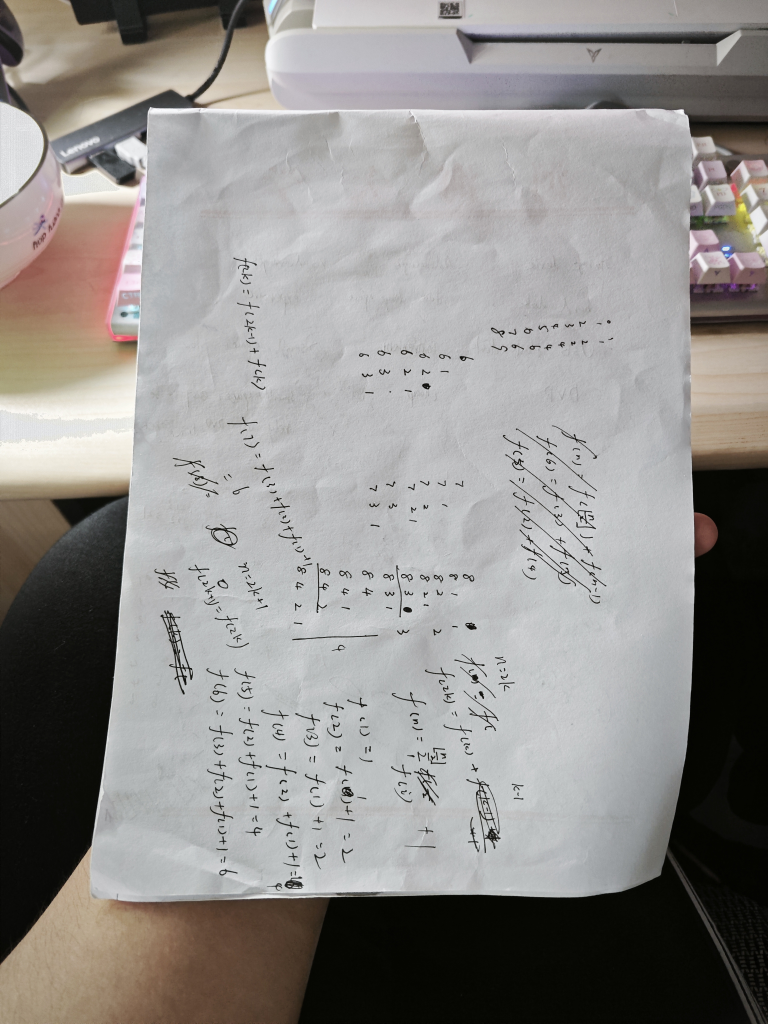
#> input picture IMG_20260523_133802.jpg, 3072 x 4096 px (shown at 1/4 size)
$ python -i detection.py   (imports and definitions only)   (older library calls are emulated)
#> lines starting #> are read from the running program, lines starting #| are printed output that depends on the picture
#> further down, picture is the input picture: shape (4096, 3072, 3); mean B, G, R 139.7, 142.1, 144.7
"""
文档角点检测模块 — 8 种级联策略 + 四边形评分系统
====================================================

这是项目最核心的模块，负责从图像中定位文档的四个角点。
因为单一的边缘检测方法无法适应所有场景（光照、背景、纸张颜色等），
所以设计了 8 种互补的检测策略按优先级级联执行，每种子策略返回候选四边形，
由评分系统选出最优结果。

评分维度（见 _score_quad）:
- 面积占比（纸张应占画面一定比例）
- 对边平行度（透视变形后对边仍大致平行）
- 内角合理性（四个角应在合理角度范围）
- 矩形度（轮廓面积/外接矩形面积）
- 贴边惩罚（角点贴到图像边缘说明检测可能出错）

策略执行顺序:
1. 射线搜索（_radial_search）— 最优先，不依赖完整闭合边缘
2. Sobel 固定阈值（_sobel_fixed_edge）
3. 亮度区域分割（_find_by_bright_region）
4. Canny 多参数扫描（_canny_sweep）
5. 自适应阈值（_adaptive_threshold）
6. Sobel 梯度（_sobel_gradient）
7. 颜色分割（_color_segmentation）
8. Hough 直线检测（_hough_lines）
9. 安全网回退（_fallback_detect）
"""

import cv2
import numpy as np

from .config import default_config as _cfg


# ---------------------------------------------------------------------------
# 基础工具 — Canny 阈值自动计算、轮廓提取、排序
# ---------------------------------------------------------------------------

# [96 lines left out: functions auto_canny, canny_edge, _find_contours, _sort_by_area, _extract_quad, not called in this run]


def _score_quad(quad: np.ndarray, w: int, h: int) -> float:
    """对候选四边形进行综合评分，分数越高说明越可能是纸张边界。

    评分维度（总分无上限，通常 0~100 之间）:
    1. 面积占比：面积 / 图像总面积，完美范围 20%~93%
    2. 对边平行度：上下边、左右边的长度比，越接近 1 越好
    3. 内角合理性：四个内角应在 45°~135° 之间
    4. 矩形度：轮廓面积 / 外接矩形面积，纸张通常接近矩形
    5. 贴边惩罚：角点贴到图像边缘说明可能检测错误

    拒绝条件（返回极低分）:
    - 最小边长 < 10px
    - 面积占比 < 6% 或 > 98%
    - 贴边角点 ≥ 3 个
    - 矩形度 < 0.5

    Args:
        quad: (4, 2) 的角点数组
        w: 图像宽度
        h: 图像高度

    Returns:
        综合评分（越高越好，负分表示该四边形不可用）
    """
    quad = order_corners(quad)
    tl, tr, br, bl = quad

    # ---- 边长合法性 ----
    w_top = np.linalg.norm(tr - tl)
    w_bot = np.linalg.norm(br - bl)
    h_lef = np.linalg.norm(bl - tl)
    h_rig = np.linalg.norm(br - tr)
    min_side = min(w_top, w_bot, h_lef, h_rig)
    if min_side < _cfg.scoring.min_side:
        return -1000

    # ---- 面积比例 ----
    area = cv2.contourArea(quad.reshape(4, 1, 2))
    img_area = w * h
    ratio = area / img_area

    if ratio < _cfg.scoring.area_min_ratio:
        return -1000
    if ratio > _cfg.scoring.area_max_ratio:
        return -500  # 整张图，说明没检测到纸张

    area_score = (_cfg.scoring.area_full_score
                  if _cfg.scoring.area_full_min <= ratio <= _cfg.scoring.area_full_max
                  else (_cfg.scoring.area_partial_score
                        if _cfg.scoring.area_partial_min <= ratio < _cfg.scoring.area_full_min
                        else 0))

    # ---- 角点贴边检测 ----
    margin = _cfg.scoring.border_margin
    border_hit = 0
    for pt in quad:
        x, y = pt
        if x <= margin or x >= w - 1 - margin or y <= margin or y >= h - 1 - margin:
            border_hit += 1

    if border_hit >= _cfg.scoring.border_max_hits:
        return -1000
    border_penalty = border_hit * _cfg.scoring.border_penalty

    # ---- 对边平行度 ----
    def _side_ratio(a, b):
        return min(a, b) / max(a, b) if max(a, b) > 0 else 0
    parallel_score = (_side_ratio(w_top, w_bot) + _side_ratio(h_lef, h_rig)) * _cfg.scoring.parallel_weight

    # ---- 内角合理性 ----
    angle_score = 0
    pts = quad.astype(np.float64)
    for i in range(4):
        p0, p1, p2 = pts[i], pts[(i + 1) % 4], pts[(i + 2) % 4]
        v1, v2 = p0 - p1, p2 - p1
        n1, n2 = np.linalg.norm(v1), np.linalg.norm(v2)
        if n1 < 1 or n2 < 1:
            continue
        cos_a = np.clip(np.dot(v1, v2) / (n1 * n2), -1, 1)
        deg = np.degrees(np.arccos(cos_a))
        if _cfg.scoring.angle_full_min <= deg <= _cfg.scoring.angle_full_max:
            angle_score += _cfg.scoring.angle_full_score
        elif _cfg.scoring.angle_partial_min <= deg <= _cfg.scoring.angle_partial_max:
            angle_score += _cfg.scoring.angle_partial_score

    # ---- 矩形度：轮廓面积 / boundingRect 面积 ----
    x, y, bw, bh = cv2.boundingRect(quad.reshape(4, 1, 2).astype(np.int32))
    bbox_area = bw * bh
    if bbox_area > 0:
        rect_ratio = area / bbox_area
        if rect_ratio < _cfg.scoring.rect_ratio_reject:
            return -500
        rect_score = (rect_ratio - _cfg.scoring.rect_ratio_base) * _cfg.scoring.rect_ratio_weight
    else:
        rect_score = 0

    return area_score + parallel_score + angle_score + rect_score - border_penalty


# ---------------------------------------------------------------------------
# 策略 0：射线搜索（最优先，不依赖完整边缘）
# ---------------------------------------------------------------------------

def _radial_search(gray: np.ndarray, bgr: np.ndarray | None,
                   min_area: float) -> np.ndarray | None:
    """[策略 0 — 射线搜索] 从图像中心发射射线，沿梯度最大处找边界。

    这是最优先的策略，因为它不依赖完整的闭合边缘。
    即使纸张边缘有断裂、阴影干扰，射线仍能找到梯度峰值。

    步骤：
    1. 高斯模糊降噪
    2. Sobel 计算梯度幅值图
    3. 从图像中心沿 360°（步长 1°）发射线
    4. 每条射线上找梯度响应最大的点作为边界候选
    5. 中位距离过滤离群点
    6. 象限分组 → RANSAC 直线拟合 → 求交点得到四边形
    7. 精修角点 → 评分

    Args:
        gray: 灰度图
        bgr: BGR 原图（仅用于传递给 refine）
        min_area: 最小面积阈值

    Returns:
        (4, 2) 的角点数组，或 None
    """
    h, w = gray.shape[:2]
    cy, cx = h // 2, w // 2

    blur_k = max(_cfg.radial.blur_k_min, min(h, w) // _cfg.radial.blur_k_div)
    if blur_k % 2 == 0:
        blur_k += 1
    gray_blur = cv2.GaussianBlur(gray, (blur_k, blur_k), 0)

    gx = cv2.Sobel(gray_blur, cv2.CV_64F, 1, 0, ksize=3)
    gy = cv2.Sobel(gray_blur, cv2.CV_64F, 0, 1, ksize=3)
    grad_mag = np.sqrt(gx ** 2 + gy ** 2)

    boundary_pts = []
    max_radius = max(w, h)

    for angle_deg in range(0, 360, _cfg.radial.angle_step):
        rad = np.radians(angle_deg)
        dx, dy = np.cos(rad), np.sin(rad)
        best_step, best_grad = 0, -1
        for step in range(_cfg.radial.step_start, max_radius, _cfg.radial.step_inc):
            x = int(cx + dx * step)
            y = int(cy + dy * step)
            if x < 2 or x >= w - 2 or y < 2 or y >= h - 2:
                if best_step == 0:
                    boundary_pts.append((x, y))
                break
            g = grad_mag[y, x]
            if g > best_grad:
                best_grad = g
                best_step = step
        if best_step > 0:
            bx = int(cx + dx * best_step)
            by = int(cy + dy * best_step)
            boundary_pts.append((bx, by))

    if len(boundary_pts) < _cfg.radial.min_boundary_pts:
        return None

    pts_array = np.array(boundary_pts, dtype=np.float32)
    distances = np.sqrt((pts_array[:, 0] - cx) ** 2 + (pts_array[:, 1] - cy) ** 2)
    median_dist = np.median(distances)
    if median_dist < _cfg.radial.min_median_dist:
        return None
    keep = (distances > median_dist * _cfg.radial.dist_lower_ratio) & (distances < median_dist * _cfg.radial.dist_upper_ratio)
    pts_filtered = pts_array[keep]

    if len(pts_filtered) < _cfg.radial.min_filtered_pts:
        return None

    centroid_x, centroid_y = pts_filtered[:, 0].mean(), pts_filtered[:, 1].mean()
    quad = _quadrant_fit_quad(pts_filtered, centroid_x, centroid_y, w, h)
    if quad is None:
        return None

    quad = _refine_corners_on_edges(quad, gray, w, h)
    s = _score_quad(quad, w, h)
    if s > 0:
        return quad
    return None


def _quadrant_fit_quad(points: np.ndarray, cx: float, cy: float,
                        w: int, h: int) -> np.ndarray | None:
    """将边界点按相对中心的方位分 4 组，每组 RANSAC 拟合一条边，求交点得到四边形。

    分组逻辑（角度以图像中心为原点）:
    - right:  角度 [315°, 360°) ∪ [0°, 45°)
    - bottom: 角度 [45°, 135°)
    - left:   角度 [135°, 225°)
    - top:    角度 [225°, 315°)

    如果某组点数不足 5 个，跳过该边的拟合；
    如果至少 3 组有数据，用迭代重分配精修后求交点；
    如果只有 3 组，用最后一组的平行偏移补第 4 边。

    Args:
        points: 边界点集，形状 (N, 2)
        cx, cy: 图像中心坐标
        w, h: 图像尺寸

    Returns:
        (4, 2) 的角点数组，或 None
    """
    dx = points[:, 0] - cx
    dy = points[:, 1] - cy
    a = _cfg.quadrant.angles
    angles = np.degrees(np.arctan2(dy, dx)) % 360

    groups = {
        'right': points[(angles < a[0]) | (angles >= a[3])],
        'bottom': points[(angles >= a[0]) & (angles < a[1])],
        'left': points[(angles >= a[1]) & (angles < a[2])],
        'top': points[(angles >= a[2]) & (angles < a[3])],
    }

    lines = {}
    for name, group_pts in groups.items():
        if len(group_pts) < _cfg.quadrant.min_group_pts:
            continue
        line = _ransac_line(group_pts)
        if line is not None:
            a, b, c = line
            if name == 'top' and b > 0:
                a, b, c = -a, -b, -c
            elif name == 'bottom' and b < 0:
                a, b, c = -a, -b, -c
            elif name == 'left' and a > 0:
                a, b, c = -a, -b, -c
            elif name == 'right' and a < 0:
                a, b, c = -a, -b, -c
            lines[name] = (a, b, c)

    if len(lines) < 3:
        return None

    lines = _iterative_line_fit(lines, points, _cfg.quadrant.fit_iterations)

    if len(lines) < 3:
        return None

    off = _cfg.quadrant.missing_edge_offset
    if len(lines) == 3:
        if 'top' not in lines and 'bottom' in lines:
            a, b, c = lines['bottom']
            lines['top'] = (a, b, c - off)
        elif 'bottom' not in lines and 'top' in lines:
            a, b, c = lines['top']
            lines['bottom'] = (a, b, c + off)
        elif 'left' not in lines and 'right' in lines:
            a, b, c = lines['right']
            lines['left'] = (a, b, c - off)
        elif 'right' not in lines and 'left' in lines:
            a, b, c = lines['left']
            lines['right'] = (a, b, c + off)

    if len(lines) < 4:
        return None

    order = ['top', 'right', 'bottom', 'left']
    corners = []
    for i in range(4):
        name_a, name_b = order[i], order[(i + 1) % 4]
        if name_a not in lines or name_b not in lines:
            return None
        a1, b1, c1 = lines[name_a]
        a2, b2, c2 = lines[name_b]
        det = a1 * b2 - a2 * b1
        if abs(det) < 1e-6:
            return None
        px = (b1 * c2 - b2 * c1) / det
        py = (a2 * c1 - a1 * c2) / det
        corners.append([px, py])

    quad = np.array(corners, dtype=np.float32)
    if not cv2.isContourConvex(quad.reshape(4, 1, 2)):
        return None
    return quad


def _ransac_line(points: np.ndarray) -> tuple | None:
    """对一组点做 RANSAC 直线拟合，返回 (a, b, c) 使得 ax + by + c = 0。

    随机采样 2 个点确定直线，计算所有点到直线的距离，
    统计 inlier（距离 < threshold）数量。
    迭代 N 次取 inlier 最多的直线。

    Args:
        points: 点集，形状 (N, 2)

    Returns:
        (a, b, c) 直线系数，归一化使得 √(a²+b²) = 1，或 None
    """
    if len(points) < _cfg.ransac.min_points:
        return None
    best_line = None
    best_inliers = 0
    for _ in range(_cfg.ransac.iterations):
        idx = np.random.choice(len(points), 2, replace=False)
        p1, p2 = points[idx[0]], points[idx[1]]
        if np.linalg.norm(p2 - p1) < _cfg.ransac.min_pt_distance:
            continue
        a = p1[1] - p2[1]
        b = p2[0] - p1[0]
        c = p1[0] * p2[1] - p2[0] * p1[1]
        norm = np.sqrt(a * a + b * b)
        if norm < 1e-6:
            continue
        a, b, c = a / norm, b / norm, c / norm
        dists = np.abs(a * points[:, 0] + b * points[:, 1] + c)
        inliers = np.sum(dists < _cfg.ransac.inlier_threshold)
        if inliers > best_inliers:
            best_inliers = inliers
            best_line = (a, b, c)
    return best_line


def _iterative_line_fit(lines: dict, points: np.ndarray,
                         iterations: int = 3) -> dict:
    """迭代精修边线：将每个点重新分配给最近的边，再重新拟合，重复 N 次。

    初始的象限分组可能把边界点分错组（比如右上角的点被分到 'top' 组），
    迭代过程逐步纠正，让每个点归属到离它最近的边。

    Args:
        lines: {name: (a, b, c)} 的字典，name 为 'top'/'right'/'bottom'/'left'
        points: 所有边界点
        iterations: 迭代轮数

    Returns:
        精修后的边线字典
    """
    if len(lines) < 2:
        return lines
    for _ in range(iterations):
        assigned = {name: [] for name in lines}
        for pt in points:
            best_name, best_dist = None, float('inf')
            for name, (a, b, c) in lines.items():
                dist = abs(a * pt[0] + b * pt[1] + c)
                if dist < best_dist:
                    best_dist = dist
                    best_name = name
            if best_name is not None:
                assigned[best_name].append(pt)
        new_lines = {}
        for name, pts in assigned.items():
            if len(pts) < _cfg.ransac.min_points:
                new_lines[name] = lines[name]
            else:
                pts_arr = np.array(pts, dtype=np.float32)
                new_line = _ransac_line(pts_arr)
                if new_line is not None:
                    a, b, c = new_line
                    old_a, old_b, old_c = lines[name]
                    if a * old_a + b * old_b < 0:
                        a, b, c = -a, -b, -c
                    new_lines[name] = (a, b, c)
                else:
                    new_lines[name] = lines[name]
        lines = new_lines
    return lines


def _refine_corners_on_edges(quad: np.ndarray, gray: np.ndarray,
                              w: int, h: int) -> np.ndarray:
    """沿四边形边采样，在法线方向搜索最强梯度来精修角点位置。

    第一次逼近得到的角点可能不够精确，因为多边形的顶点不一定在真实的纸张边界上。
    这个方法沿每条边采样多个点，在每个点处沿法线方向搜索 Sobel 梯度最强的位置，
    用中位偏移量平移整条边，使角点更贴合真正的纸张边缘。

    Args:
        quad: (4, 2) 的角点数组
        gray: 灰度图
        w, h: 图像尺寸

    Returns:
        精修后的角点数组 (4, 2)
    """
    gx = cv2.Sobel(gray, cv2.CV_64F, 1, 0, ksize=3)
    gy = cv2.Sobel(gray, cv2.CV_64F, 0, 1, ksize=3)
    grad_mag = np.sqrt(gx ** 2 + gy ** 2)
    refined = quad.copy()
    for i in range(4):
        p1 = refined[i]
        p2 = refined[(i + 1) % 4]
        edge_vec = p2 - p1
        edge_len = np.linalg.norm(edge_vec)
        if edge_len < _cfg.refine.min_edge_len:
            continue
        edge_dir = edge_vec / edge_len
        normal = np.array([-edge_dir[1], edge_dir[0]])
        shifts = []
        for t in np.linspace(_cfg.refine.sample_start, _cfg.refine.sample_end, _cfg.refine.sample_count):
            sample_pt = p1 + edge_vec * t
            best_shift = 0
            best_grad = 0
            for s in range(_cfg.refine.search_start, _cfg.refine.search_end, _cfg.refine.search_step):
                sp = sample_pt + normal * s
                m = _cfg.refine.search_margin
                sx, sy = int(np.clip(sp[0], m, w - 1 - m)), int(np.clip(sp[1], m, h - 1 - m))
                g = grad_mag[sy - 1:sy + 2, sx - 1:sx + 2].mean()
                if g > best_grad:
                    best_grad = g
                    best_shift = s
            shifts.append(best_shift)
        if shifts:
            med_shift = np.median(shifts)
            if abs(med_shift) >= 1:
                refined[i] = refined[i] + normal * med_shift
                refined[(i + 1) % 4] = refined[(i + 1) % 4] + normal * med_shift
    m = _cfg.refine.search_margin
    refined[:, 0] = np.clip(refined[:, 0], m - 1, w - m)
    refined[:, 1] = np.clip(refined[:, 1], m - 1, h - m)
    return refined


# [637 lines left out: functions _ransac_fit_quad, _sobel_fixed_edge, _find_by_bright_region, _bright_region_from_threshold, _canny_sweep, _adaptive_threshold and 4 more, not called in this run]


# ---------------------------------------------------------------------------
# 主入口
# ---------------------------------------------------------------------------

def find_document_contour(image: np.ndarray,
                          edges: np.ndarray | None = None,
                          bgr: np.ndarray | None = None,
                          canny_low: int | None = None,
                          canny_high: int | None = None) -> np.ndarray | None:
    """文档角点检测主入口 — 8 种策略级联执行，返回最优四边形角点。

    执行流程：
    1. 依次执行 8 种检测策略（按优先级从高到低）
    2. 每个策略找到的四边形先经 _refine_corners_on_edges 精修
    3. 用 _score_quad 综合评分，保留当前最高分
    4. 如果最高分 > early_break_score（70分），提前退出，不再尝试后续策略
    5. 如果所有策略都失败，调用 _fallback_detect 兜底

    注意：`edges` 参数已废弃，仅保留是为了兼容性。

    Args:
        image: 灰度图（优先）或 BGR 图
        bgr: BGR 原图，用于依赖彩色信息的策略（颜色分割、Sobel 固定阈值）
        canny_low: 手动指定 Canny 低阈值（可选）
        canny_high: 手动指定 Canny 高阈值（可选）
        edges: 已废弃，保留仅为了接口兼容

    Returns:
        (4, 2) 的 float32 角点数组，未找到则返回 None
    """
    np.random.seed(12)  # 固定随机种子，确保 RANSAC 结果可重复
    gray = image if len(image.shape) == 2 else cv2.cvtColor(image, cv2.COLOR_BGR2GRAY)
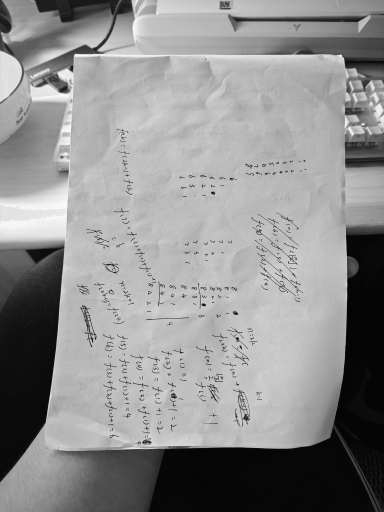
#> gray: shape (4096, 3072) (shown at 1/8 size); min 0, max 255, mean 142.6
    bgr_input = bgr if bgr is not None else (image if len(image.shape) == 3 else None)
    h, w = gray.shape[:2]
    min_area = (h * w) * _cfg.detection.min_area_ratio

    strategies = [
        ("radial",       lambda: _radial_search(gray, bgr_input, min_area)),
        ("sobel_fixed",  lambda: _sobel_fixed_edge(bgr_input, min_area) if bgr_input is not None else None),
        ("bright",       lambda: _find_by_bright_region(gray, min_area)),
        ("canny",        lambda: _canny_sweep(gray, min_area, canny_low, canny_high)),
        ("adaptive",     lambda: _adaptive_threshold(gray, min_area)),
        ("sobel",        lambda: _sobel_gradient(gray, min_area)),
        ("color",        lambda: _color_segmentation(bgr_input, min_area) if bgr_input is not None else None),
        ("hough",        lambda: _hough_lines(gray, canny_low, canny_high)),
    ]

    best_quad, best_score = None, -9999

    for _name, strategy in strategies:
        try:
            quad = strategy()
            if quad is not None:
                quad = _refine_corners_on_edges(quad, gray, w, h)
                s = _score_quad(quad, w, h)
                if s > best_score:
                    best_score = s
                    best_quad = quad
                    if s > _cfg.scoring.early_break_score:
                        break
        except Exception:
            continue
#> this loop made 1 pass
#> _name on pass 1: 'radial'
#> pass 1, in _radial_search, `gy = cv2.Sobel(gray_blur, cv2.CV_64F, 0, 1, ksize=3)`:
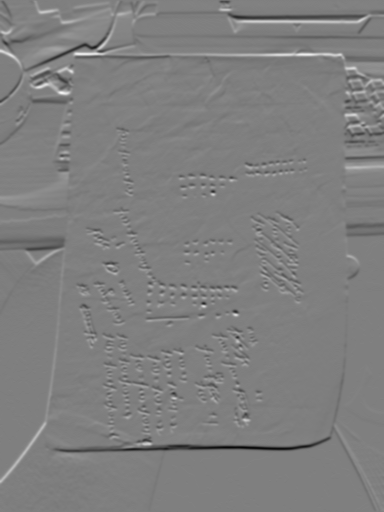
#> gy: shape (4096, 3072) float64 (shown at 1/8 size); min -64, max 64, mean -0.2; drawn with min black and max white
#> pass 1, in _radial_search, `grad_mag = np.sqrt(gx ** 2 + gy ** 2)`:
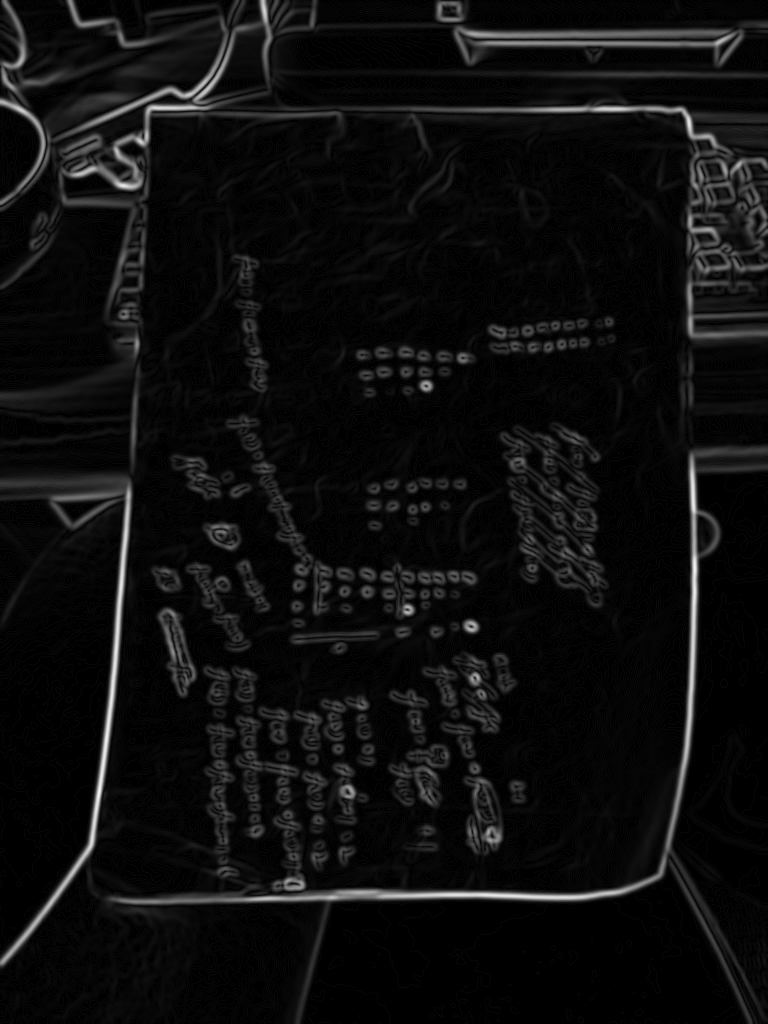
#> grad_mag: shape (4096, 3072) float64 (shown at 1/4 size); min 0, max 68.03, mean 3.8; drawn with min black and max white
#> after the loop, best_score = 87.94; s = 87.94

    if best_quad is None:
        best_quad = _fallback_detect(gray, min_area, w, h)

    return best_quad


# ---------------------------------------------------------------------------
# 角点排序
# ---------------------------------------------------------------------------

def order_corners(corners: np.ndarray) -> np.ndarray:
    """将四个角点按规范顺序排列：TL(左上) → TR(右上) → BR(右下) → BL(左下)。

    排序方法：
    - 左上角 = sum(x,y) 最小的点（坐标和最小）
    - 右下角 = sum(x,y) 最大的点（坐标和最大）
    - 右上角 = diff(y-x) 最小的点
    - 左下角 = diff(y-x) 最大的点

    这种排序是透视变换的前提条件，因为 getPerspectiveTransform 要求
    源点和目标点一一对应。

    Args:
        corners: (4, 2) 的角点数组，顺序任意

    Returns:
        (4, 2) 的排序后角点数组，顺序为 [TL, TR, BR, BL]
    """
    rect = np.zeros((4, 2), dtype=np.float32)
    s = corners.sum(axis=1)
    rect[0] = corners[np.argmin(s)]
    rect[2] = corners[np.argmax(s)]
    diff = np.diff(corners, axis=1)
    rect[1] = corners[np.argmin(diff)]
    rect[3] = corners[np.argmax(diff)]
    return rect


# [62 lines left out: functions draw_document_contour, draw_corners_on_canny, not called in this run]

>>> import cv2
>>> picture = cv2.imread('../IMG_20260523_133802.jpg')
>>> result = find_document_contour(picture)
#> result = [[2749.4, 441.7], [2785.5, 3561.4], [380.6, 3611.5], [644.3, 434.5]]
